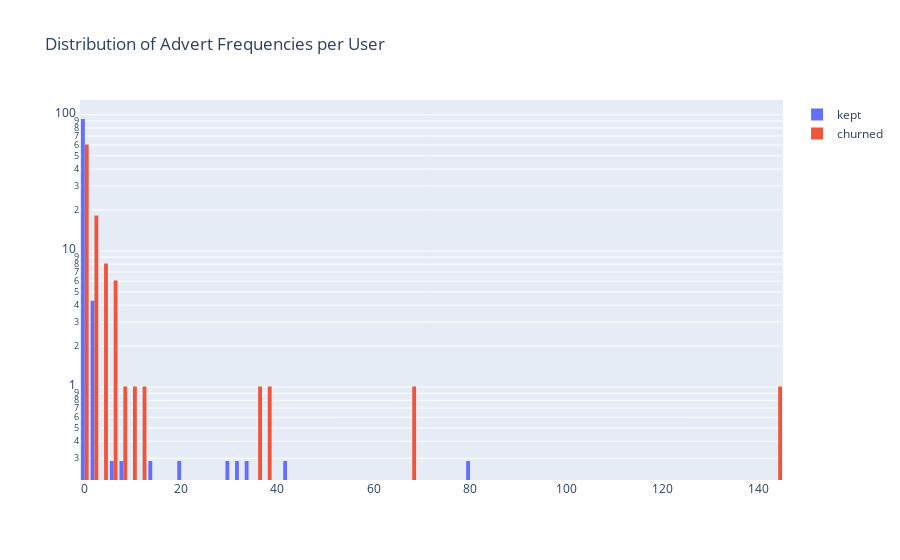

The cell this chart's notebook holds for it:
### Code cell
fig = gob.Figure(data=[gob.Histogram(x=[kaf['Roll Advert_freq'] for kaf in kept_ad_freq], histnorm='percent',
                                     name='kept'),
                       gob.Histogram(x=[caf['Roll Advert_freq'] for caf in churn_ad_freq], histnorm='percent',
                                     name='churned')])
fig.update_layout(barmode='group', yaxis_type="log", 
                  title="Distribution of Advert Frequencies per User")
fig.show()

### Figure 1 — Plotly figure (JSON) as saved in the notebook; plotly's stock layout.template omitted (floating-point values rounded to 4 significant figures; data arrays with more than 128 entries replaced by an {"elided": "..."} marker saying what was removed)
{"data": [{"histnorm": "percent", "name": "kept", "type": "histogram", "x": {"elided": "349 float values"}}, {"histnorm": "percent", "name": "churned", "type": "histogram", "x": [0.9842, 0.2799, 0.5802, 0.7804, 0, 1.096, 1.004, 0.2831, 1.62, 0.2007, 2.622, 4.652, 0.2095, 0.2913, 0.3611, 0.03756, 3.333, 4.35, 0.4331, 3.408, 1.058, 1.343, 0.02439, 0, 0, 144.5, 0.06483, 0.9889, 0.8815, 0, 0.6575, 0.4307, 0, 0.3075, 1.885, 0, 0, 0.8694, 1.383, 0.06009, 3.551, 0.04803, 0, 0.5487, 5.307, 0.5169, 0.2489, 0.9347, 0.7569, 36.41, 3.505, 0.544, 2.026, 0.1944, 0.1168, 0, 0.3993, 38.19, 0.9424, 0.5383, 0.2005, 5.074, 0.6364, 0.05519, 0.07101, 6.516, 0.3827, 1.752, 0.7537, 0.7161, 3.545, 0.1681, 2.378, 5.54, 0.503, 1.335, 6.022, 0.8196, 1.368, 0.9591, 0.02032, 5.243, 0.08504, 9.737, 1.622, 1.045, 2.008, 68.28, 0.6878, 11.17, 7.229, 0.08174, 0.04201, 3.891, 0.3583, 2.915, 1.199, 0.6048, 0.7591]}], "layout": {"barmode": "group", "title": {"text": "Distribution of Advert Frequencies per User"}, "yaxis": {"type": "log"}}}
